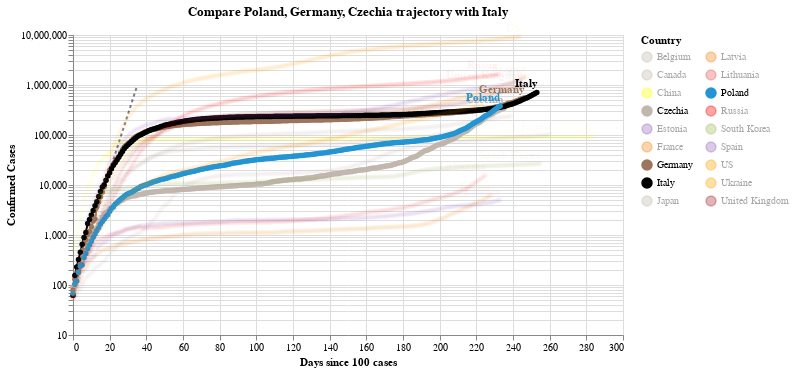

Here is the notebook cell this chart was saved with:
### Code cell
#hide_input
chart2 = make_since_chart(dff2,['Poland', 'Germany', 'Czechia'], baseline_countries)
chart2

### Figure 1 — Vega-Lite specification as saved in the notebook (floating-point values rounded to 4 significant figures; data arrays with more than 128 entries replaced by an {"elided": "..."} marker saying what was removed)
{"config": {"view": {"continuousWidth": 400, "continuousHeight": 300}}, "layer": [{"data": {"name": "data-628230001892d6798b50651be41d1b3e"}, "mark": {"type": "line", "color": "black", "opacity": 0.5, "strokeDash": [3, 3]}, "encoding": {"x": {"type": "quantitative", "field": "Days since 100 cases"}, "y": {"type": "quantitative", "field": "Confirmed Cases"}}}, {"data": {"name": "data-eef60fdc18fe26aac3e0434d95d3a021"}, "mark": {"type": "line", "point": true}, "encoding": {"color": {"type": "nominal", "field": "Country", "legend": {"columns": 2}, "scale": {"domain": ["Belgium", "Canada", "China", "Czechia", "Estonia", "France", "Germany", "Italy", "Japan", "Latvia", "Lithuania", "Poland", "Russia", "South Korea", "Spain", "US", "Ukraine", "United Kingdom"], "range": ["#C1B7AD", "#C1B7AD", "yellow", "#C1B7AD", "#9467bd", "#F58518", "#9D755D", "black", "#C1B7AD", "#F58518", "#E45756", "#2495D3", "red", "#A1BA59", "#9467bd", "orange", "orange", "brown"]}}, "opacity": {"condition": {"value": 1, "selection": "selector002"}, "value": 0.05}, "tooltip": [{"type": "nominal", "field": "Country"}, {"type": "temporal", "field": "Date"}, {"type": "quantitative", "field": "Confirmed Cases"}, {"type": "quantitative", "field": "Days since 100 cases"}], "x": {"type": "quantitative", "field": "Days since 100 cases"}, "y": {"type": "quantitative", "field": "Confirmed Cases", "scale": {"type": "log"}}}, "selection": {"selector002": {"type": "multi", "fields": ["Country"], "bind": "legend", "init": [{"Country": "Poland"}, {"Country": "Germany"}, {"Country": "Czechia"}, {"Country": "Italy"}]}}, "width": 550}, {"data": {"name": "data-eef60fdc18fe26aac3e0434d95d3a021"}, "mark": {"type": "text", "align": "right", "dy": -8, "fontWeight": "bold"}, "encoding": {"color": {"type": "nominal", "field": "Country", "legend": {"columns": 2}, "scale": {"domain": ["Belgium", "Canada", "China", "Czechia", "Estonia", "France", "Germany", "Italy", "Japan", "Latvia", "Lithuania", "Poland", "Russia", "South Korea", "Spain", "US", "Ukraine", "United Kingdom"], "range": ["#C1B7AD", "#C1B7AD", "yellow", "#C1B7AD", "#9467bd", "#F58518", "#9D755D", "black", "#C1B7AD", "#F58518", "#E45756", "#2495D3", "red", "#A1BA59", "#9467bd", "orange", "orange", "brown"]}}, "opacity": {"condition": {"value": 1, "selection": "selector002"}, "value": 0.05}, "text": {"type": "nominal", "field": "Country"}, "tooltip": [{"type": "nominal", "field": "Country"}, {"type": "temporal", "field": "Date"}, {"type": "quantitative", "field": "Confirmed Cases"}, {"type": "quantitative", "field": "Days since 100 cases"}], "x": {"type": "quantitative", "field": "Days since 100 cases"}, "y": {"type": "quantitative", "field": "Confirmed Cases", "scale": {"type": "log"}}}, "transform": [{"filter": "(datum['Date'] >= 1604188800000)"}], "width": 550}], "title": "Compare Poland, Germany, Czechia trajectory with Italy", "$schema": "https://vega.github.io/schema/vega-lite/v4.8.1.json", "datasets": {"data-628230001892d6798b50651be41d1b3e": [{"Days since 100 cases": 0, "Confirmed Cases": 100.0}, {"Days since 100 cases": 1, "Confirmed Cases": 130.0}, {"Days since 100 cases": 2, "Confirmed Cases": 169.0}, {"Days since 100 cases": 3, "Confirmed Cases": 219.7}, {"Days since 100 cases": 4, "Confirmed Cases": 285.6}, {"Days since 100 cases": 5, "Confirmed Cases": 371.3}, {"Days since 100 cases": 6, "Confirmed Cases": 482.7}, {"Days since 100 cases": 7, "Confirmed Cases": 627.5}, {"Days since 100 cases": 8, "Confirmed Cases": 815.7}, {"Days since 100 cases": 9, "Confirmed Cases": 1060.0}, {"Days since 100 cases": 10, "Confirmed Cases": 1379.0}, {"Days since 100 cases": 11, "Confirmed Cases": 1792.0}, {"Days since 100 cases": 12, "Confirmed Cases": 2330.0}, {"Days since 100 cases": 13, "Confirmed Cases": 3029.0}, {"Days since 100 cases": 14, "Confirmed Cases": 3937.0}, {"Days since 100 cases": 15, "Confirmed Cases": 5119.0}, {"Days since 100 cases": 16, "Confirmed Cases": 6654.0}, {"Days since 100 cases": 17, "Confirmed Cases": 8650.0}, {"Days since 100 cases": 18, "Confirmed Cases": 11250.0}, {"Days since 100 cases": 19, "Confirmed Cases": 14620.0}, {"Days since 100 cases": 20, "Confirmed Cases": 19000.0}, {"Days since 100 cases": 21, "Confirmed Cases": 24710.0}, {"Days since 100 cases": 22, "Confirmed Cases": 32120.0}, {"Days since 100 cases": 23, "Confirmed Cases": 41750.0}, {"Days since 100 cases": 24, "Confirmed Cases": 54280.0}, {"Days since 100 cases": 25, "Confirmed Cases": 70560.0}, {"Days since 100 cases": 26, "Confirmed Cases": 91730.0}, {"Days since 100 cases": 27, "Confirmed Cases": 119300.0}, {"Days since 100 cases": 28, "Confirmed Cases": 155000.0}, {"Days since 100 cases": 29, "Confirmed Cases": 201500.0}, {"Days since 100 cases": 30, "Confirmed Cases": 262000.0}, {"Days since 100 cases": 31, "Confirmed Cases": 340600.0}, {"Days since 100 cases": 32, "Confirmed Cases": 442800.0}, {"Days since 100 cases": 33, "Confirmed Cases": 575600.0}, {"Days since 100 cases": 34, "Confirmed Cases": 748300.0}, {"Days since 100 cases": 35, "Confirmed Cases": 972800.0}], "data-eef60fdc18fe26aac3e0434d95d3a021": {"elided": "4389 records"}}}
